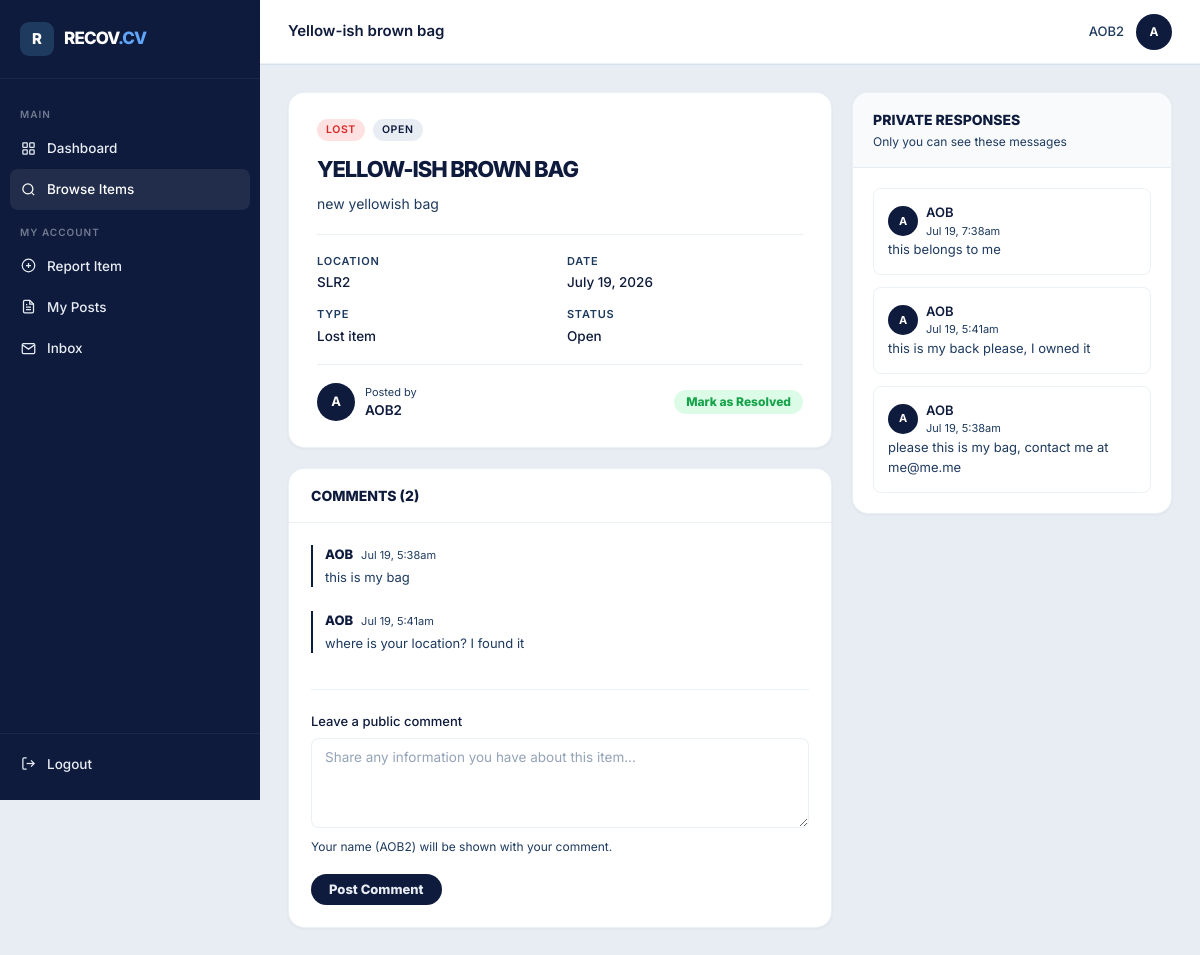
The page /pages/item.php?id=2 (signed in) on the database its author committed.
### tables this page shows
CREATE TABLE items (
            id            INTEGER PRIMARY KEY AUTOINCREMENT,
            user_id       INTEGER NOT NULL,
            item_name     TEXT NOT NULL,
            description   TEXT NOT NULL,
            type          TEXT NOT NULL,
            location      TEXT NOT NULL,
            date_reported TEXT NOT NULL,
            status        TEXT NOT NULL DEFAULT 'open',
            created_at    DATETIME DEFAULT CURRENT_TIMESTAMP,
            FOREIGN KEY (user_id) REFERENCES users(id)
        );

CREATE TABLE users (
            id       INTEGER PRIMARY KEY AUTOINCREMENT,
            name     TEXT NOT NULL,
            email    TEXT NOT NULL UNIQUE,
            password TEXT NOT NULL,
            created_at DATETIME DEFAULT CURRENT_TIMESTAMP
        );

### pages/item.php (the view, shortened to what this page needs)
<?php
require_once __DIR__ . '/../config/db.php';
$uid = $_SESSION['user_id'];
$item_id = (int) ($_GET['id'] ?? 0);
$stmt = $pdo->prepare(
    "SELECT i.*, u.name AS poster_name
     FROM items i JOIN users u ON i.user_id = u.id
     WHERE i.id = ?"
);
$stmt->execute([$item_id]);
$item = $stmt->fetch();
$is_owner = $item['user_id'] == $uid;
$comments = $pdo->prepare(
    "SELECT c.*, u.name AS commenter_name
     FROM comments c JOIN users u ON c.user_id = u.id
     WHERE c.item_id = ?
     ORDER BY c.created_at ASC"
);
$comments->execute([$item_id]);
$comments = $comments->fetchAll();
$responses = [];
if ($is_owner) {
    $res_stmt = $pdo->prepare(
        "SELECT r.*, u.name AS sender_name
         FROM responses r JOIN users u ON r.sender_id = u.id
         WHERE r.item_id = ?
         ORDER BY r.created_at DESC"
    );
    $res_stmt->execute([$item_id]);
    $responses = $res_stmt->fetchAll();
}
function initials_from(string $name): string {
    $p = explode(' ', trim($name));
    return strtoupper(substr($p[0], 0, 1) . (isset($p[1]) ? substr($p[1], 0, 1) : ''));
}
$page_title  = htmlspecialchars($item['item_name']);
$active_page = 'browse';
include __DIR__ . '/../includes/head.php';
include __DIR__ . '/../includes/sidebar.php';
?>
<div class="detail-layout">
  <div>
    <div class="item-detail-card">
      <div class="flex gap-2 items-center">
        <span class="badge badge-<?php echo $item['type']; ?>"><?php echo strtoupper($item['type']); ?></span>
        <span class="badge badge-<?php echo $item['status']; ?>"><?php echo ucfirst(str_replace('_', ' ', $item['status'])); ?></span>
      </div>
      <h1 class="item-title"><?php echo htmlspecialchars($item['item_name']); ?></h1>
      <p class="item-description"><?php echo nl2br(htmlspecialchars($item['description'])); ?></p>
      <div class="item-facts">
        <div>
          <div class="item-fact-label">Location</div>
          <div class="item-fact-value"><?php echo htmlspecialchars($item['location']); ?></div>
        </div>
        <div>
          <div class="item-fact-label">Date</div>
          <div class="item-fact-value"><?php echo date('F j, Y', strtotime($item['date_reported'])); ?></div>
        </div>
        <div>
          <div class="item-fact-label">Type</div>
          <div class="item-fact-value"><?php echo ucfirst($item['type']); ?> item</div>
        </div>
        <div>
          <div class="item-fact-label">Status</div>
          <div class="item-fact-value"><?php echo ucfirst(str_replace('_', ' ', $item['status'])); ?></div>
        </div>
      </div>
      <div class="poster-row">
        <div class="user-avatar" style="width:38px;height:38px;font-size:13px;">
          <?php echo initials_from($item['poster_name']); ?>
        </div>
        <div class="poster-info">
          <div class="poster-label">Posted by</div>
          <div class="poster-name"><?php echo htmlspecialchars($item['poster_name']); ?></div>
        </div>
        <?php if ($is_owner && $item['status'] !== 'resolved'): ?>
          <form action="/actions/resolve_item.php" method="POST" style="margin-left:auto;">
            <button class="btn btn-success btn-sm" type="submit">Mark as Resolved</button>
          </form>
        <?php endif; ?>
      </div>
    </div>
    <div class="card">
      <div class="card-header">
        <span class="card-title">Comments (<?php echo count($comments); ?>)</span>
      </div>
      <div class="card-body">
        <?php if (empty($comments)): ?>
          <p class="text-muted" style="text-align:center; padding:20px 0;">No comments yet. Be the first to leave one.</p>
        <?php else: ?>
          <div class="comment-list mb-4">
            <?php foreach ($comments as $c): ?>
              <div class="comment">
                <div class="comment-bubble">
                  <div class="comment-meta">
                    <span class="comment-name"><?php echo htmlspecialchars($c['commenter_name']); ?></span>
                    <span class="comment-time"><?php echo date('M j, g:ia', strtotime($c['created_at'])); ?></span>
                  </div>
                  <div class="comment-body"><?php echo nl2br(htmlspecialchars($c['body'])); ?></div>
                </div>
              </div>
            <?php endforeach; ?>
          </div>
        <?php endif; ?>
        <div class="divider"></div>
        <form action="/actions/post_comment.php" method="POST">
          <div class="form-group">
            <label class="form-label">Leave a public comment</label>
            <textarea class="form-control" name="body" placeholder="Share any information you have about this item..." required></textarea>
            <div class="form-hint">Your name (<?php echo htmlspecialchars($_SESSION['user_name']); ?>) will be shown with your comment.</div>
          </div>
          <button class="btn btn-primary" type="submit">Post Comment</button>
        </form>
      </div>
    </div>
  </div>
  <div>
    <?php if ($is_owner): ?>
      <div class="side-panel">
        <div class="side-panel-header">
          <h3>Private Responses</h3>
          <p>Only you can see these messages</p>
        </div>
        <div class="side-panel-body">
          <?php if (empty($responses)): ?>
            <p class="text-muted" style="font-size:13px;">No one has responded privately yet.</p>
          <?php else: ?>
            <div class="list-gap">
              <?php foreach ($responses as $r): ?>
                <div style="border:1px solid var(--border); border-radius:8px; padding:14px;">
                  <div class="flex items-center gap-2 mb-2">
                    <div class="user-avatar" style="width:30px;height:30px;font-size:11px;">
                      <?php echo initials_from($r['sender_name']); ?>
                    </div>
                    <div>
                      <div style="font-size:13px; font-weight:600;"><?php echo htmlspecialchars($r['sender_name']); ?></div>
                      <div class="comment-time"><?php echo date('M j, g:ia', strtotime($r['created_at'])); ?></div>
                    </div>
                  </div>
                  <p style="font-size:13px; color:var(--text-muted); line-height:1.6;"><?php echo nl2br(htmlspecialchars($r['message'])); ?></p>
                </div>
              <?php endforeach; ?>
            </div>
          <?php endif; ?>
        </div>
      </div>
    <?php endif; ?>
  </div>
</div>
<?php include __DIR__ . '/../includes/footer.php'; ?>

### includes/sidebar.php (shortened to what this page needs)
<?php
$name_parts = explode(' ', trim($_SESSION['user_name'] ?? 'User'));
$initials   = strtoupper(substr($name_parts[0], 0, 1) . (isset($name_parts[1]) ? substr($name_parts[1], 0, 1) : ''));
?>
<aside class="sidebar">
  <div class="sidebar-logo">
    <a href="/pages/dashboard.php">
      <div class="logo-icon">R</div>
      <div class="logo-text">recov<span class="cv">.cv</span></div>
    </a>
  </div>
  <nav class="sidebar-nav">
    <span class="nav-label">Main</span>
    <a href="/pages/dashboard.php" class="nav-item <?php echo $active_page === 'dashboard' ? 'active' : ''; ?>">
      <svg viewBox="0 0 24 24" fill="none" stroke="currentColor" stroke-width="2"><rect x="3" y="3" width="7" height="7" rx="1"/><rect x="14" y="3" width="7" height="7" rx="1"/><rect x="14" y="14" width="7" height="7" rx="1"/><rect x="3" y="14" width="7" height="7" rx="1"/></svg>
      Dashboard
    </a>
    <a href="/pages/browse.php" class="nav-item <?php echo $active_page === 'browse' ? 'active' : ''; ?>">
      <svg viewBox="0 0 24 24" fill="none" stroke="currentColor" stroke-width="2"><circle cx="11" cy="11" r="8"/><path d="m21 21-4.35-4.35"/></svg>
      Browse Items
    </a>
    <span class="nav-label">My Account</span>
    <a href="/pages/post_item.php" class="nav-item <?php echo $active_page === 'post' ? 'active' : ''; ?>">
      <svg viewBox="0 0 24 24" fill="none" stroke="currentColor" stroke-width="2"><circle cx="12" cy="12" r="10"/><path d="M12 8v8M8 12h8"/></svg>
      Report Item
    </a>
    <a href="/pages/my_posts.php" class="nav-item <?php echo $active_page === 'my_posts' ? 'active' : ''; ?>">
      <svg viewBox="0 0 24 24" fill="none" stroke="currentColor" stroke-width="2"><path d="M14 2H6a2 2 0 0 0-2 2v16a2 2 0 0 0 2 2h12a2 2 0 0 0 2-2V8z"/><polyline points="14 2 14 8 20 8"/><line x1="16" y1="13" x2="8" y2="13"/><line x1="16" y1="17" x2="8" y2="17"/><polyline points="10 9 9 9 8 9"/></svg>
      My Posts
    </a>
    <a href="/pages/responses.php" class="nav-item <?php echo $active_page === 'inbox' ? 'active' : ''; ?>">
      <svg viewBox="0 0 24 24" fill="none" stroke="currentColor" stroke-width="2"><path d="M4 4h16c1.1 0 2 .9 2 2v12c0 1.1-.9 2-2 2H4c-1.1 0-2-.9-2-2V6c0-1.1.9-2 2-2z"/><polyline points="22,6 12,13 2,6"/></svg>
      Inbox
    </a>
  </nav>
  <div class="sidebar-footer">
    <a href="/logout.php" class="nav-item">
      <svg viewBox="0 0 24 24" fill="none" stroke="currentColor" stroke-width="2"><path d="M9 21H5a2 2 0 0 1-2-2V5a2 2 0 0 1 2-2h4"/><polyline points="16 17 21 12 16 7"/><line x1="21" y1="12" x2="9" y2="12"/></svg>
      Logout
    </a>
  </div>
</aside>
<div class="main">
  <header class="topbar">
    <div class="topbar-title"><?php echo htmlspecialchars($page_title ?? 'Dashboard'); ?></div>
    <div class="topbar-right">
      <span class="user-name"><?php echo htmlspecialchars($_SESSION['user_name'] ?? ''); ?></span>
      <div class="user-avatar"><?php echo $initials; ?></div>
    </div>
  </header>
  <div class="content">

### rows shown on the page
items: item_name "Yellow-ish brown bag", type "LOST", status "OPEN", item_name "YELLOW-ISH BROWN BAG", description "new yellowish bag", location "SLR2", date_reported "July 19, 2026", type "Lost", status "Open", user.name "A", user.name "AOB2"

### other values the page prints
$_SESSION['user_name'] "AOB2"
$initials "A"
count($comments) "2"
$c['commenter_name'] "AOB"
date('M j, g:ia', strtotime($c['created_at'])) "Jul 19, 5:38am"
$c['body'] "this is my bag"
date('M j, g:ia', strtotime($c['created_at'])) "Jul 19, 5:41am"
$c['body'] "where is your location? I found it"
initials_from($r['sender_name']) "A"
$r['sender_name'] "AOB"
date('M j, g:ia', strtotime($r['created_at'])) "Jul 19, 7:38am"
$r['message'] "this belongs to me"
date('M j, g:ia', strtotime($r['created_at'])) "Jul 19, 5:41am"
$r['message'] "this is my back please, I owned it"
date('M j, g:ia', strtotime($r['created_at'])) "Jul 19, 5:38am"
